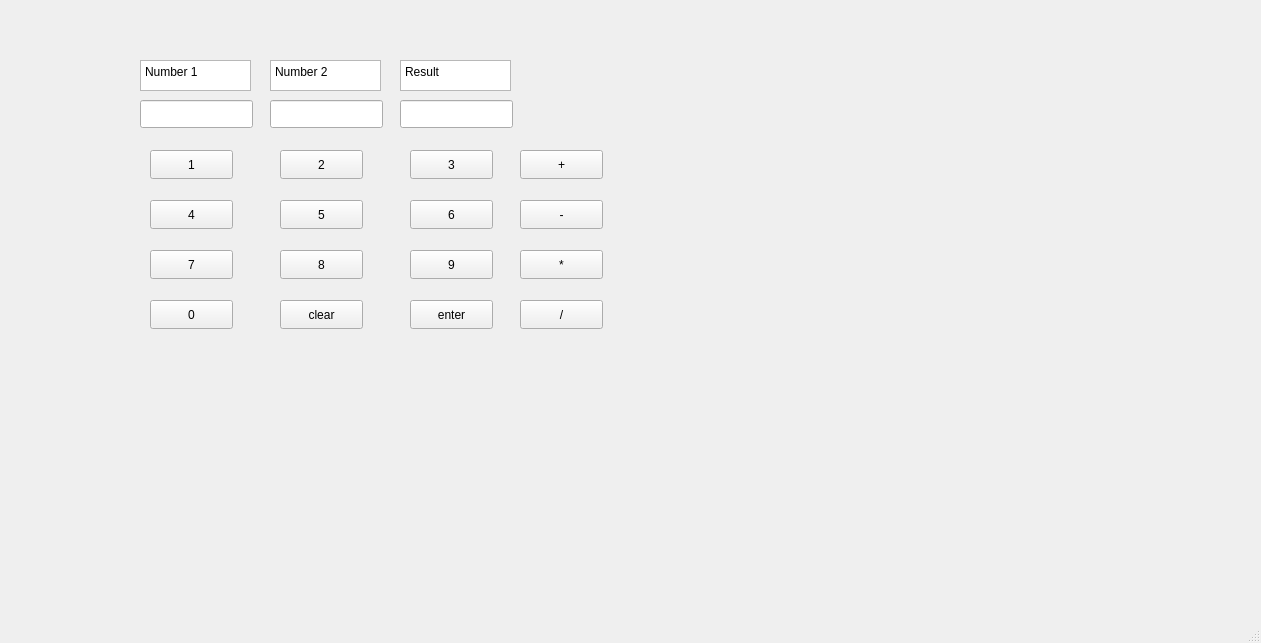
<?xml version="1.0" encoding="UTF-8"?>
<ui version="4.0">
 <class>MainWindow</class>
 <widget class="QMainWindow" name="MainWindow">
  <property name="geometry">
   <rect>
    <x>0</x>
    <y>0</y>
    <width>1261</width>
    <height>643</height>
   </rect>
  </property>
  <property name="windowTitle">
   <string>MainWindow</string>
  </property>
  <widget class="QWidget" name="centralwidget">
   <widget class="QLineEdit" name="num1">
    <property name="geometry">
     <rect>
      <x>140</x>
      <y>100</y>
      <width>113</width>
      <height>28</height>
     </rect>
    </property>
   </widget>
   <widget class="QLineEdit" name="num2">
    <property name="geometry">
     <rect>
      <x>270</x>
      <y>100</y>
      <width>113</width>
      <height>28</height>
     </rect>
    </property>
   </widget>
   <widget class="QLineEdit" name="result">
    <property name="geometry">
     <rect>
      <x>400</x>
      <y>100</y>
      <width>113</width>
      <height>28</height>
     </rect>
    </property>
   </widget>
   <widget class="QPushButton" name="N1">
    <property name="geometry">
     <rect>
      <x>150</x>
      <y>150</y>
      <width>83</width>
      <height>29</height>
     </rect>
    </property>
    <property name="text">
     <string>1</string>
    </property>
   </widget>
   <widget class="QPushButton" name="N2">
    <property name="geometry">
     <rect>
      <x>280</x>
      <y>150</y>
      <width>83</width>
      <height>29</height>
     </rect>
    </property>
    <property name="text">
     <string>2</string>
    </property>
   </widget>
   <widget class="QPushButton" name="N3">
    <property name="geometry">
     <rect>
      <x>410</x>
      <y>150</y>
      <width>83</width>
      <height>29</height>
     </rect>
    </property>
    <property name="text">
     <string>3</string>
    </property>
   </widget>
   <widget class="QPushButton" name="N4">
    <property name="geometry">
     <rect>
      <x>150</x>
      <y>200</y>
      <width>83</width>
      <height>29</height>
     </rect>
    </property>
    <property name="text">
     <string>4</string>
    </property>
   </widget>
   <widget class="QPushButton" name="N5">
    <property name="geometry">
     <rect>
      <x>280</x>
      <y>200</y>
      <width>83</width>
      <height>29</height>
     </rect>
    </property>
    <property name="text">
     <string>5</string>
    </property>
   </widget>
   <widget class="QPushButton" name="N6">
    <property name="geometry">
     <rect>
      <x>410</x>
      <y>200</y>
      <width>83</width>
      <height>29</height>
     </rect>
    </property>
    <property name="text">
     <string>6</string>
    </property>
   </widget>
   <widget class="QPushButton" name="N7">
    <property name="geometry">
     <rect>
      <x>150</x>
      <y>250</y>
      <width>83</width>
      <height>29</height>
     </rect>
    </property>
    <property name="text">
     <string>7</string>
    </property>
   </widget>
   <widget class="QPushButton" name="N8">
    <property name="geometry">
     <rect>
      <x>280</x>
      <y>250</y>
      <width>83</width>
      <height>29</height>
     </rect>
    </property>
    <property name="text">
     <string>8</string>
    </property>
   </widget>
   <widget class="QPushButton" name="N9">
    <property name="geometry">
     <rect>
      <x>410</x>
      <y>250</y>
      <width>83</width>
      <height>29</height>
     </rect>
    </property>
    <property name="text">
     <string>9</string>
    </property>
   </widget>
   <widget class="QPushButton" name="N0">
    <property name="geometry">
     <rect>
      <x>150</x>
      <y>300</y>
      <width>83</width>
      <height>29</height>
     </rect>
    </property>
    <property name="text">
     <string>0</string>
    </property>
   </widget>
   <widget class="QPushButton" name="Nclear">
    <property name="geometry">
     <rect>
      <x>280</x>
      <y>300</y>
      <width>83</width>
      <height>29</height>
     </rect>
    </property>
    <property name="text">
     <string>clear</string>
    </property>
   </widget>
   <widget class="QPushButton" name="Nenter">
    <property name="geometry">
     <rect>
      <x>410</x>
      <y>300</y>
      <width>83</width>
      <height>29</height>
     </rect>
    </property>
    <property name="text">
     <string>enter</string>
    </property>
   </widget>
   <widget class="QPushButton" name="add0">
    <property name="geometry">
     <rect>
      <x>520</x>
      <y>150</y>
      <width>83</width>
      <height>29</height>
     </rect>
    </property>
    <property name="text">
     <string>+</string>
    </property>
   </widget>
   <widget class="QPushButton" name="sub1">
    <property name="geometry">
     <rect>
      <x>520</x>
      <y>200</y>
      <width>83</width>
      <height>29</height>
     </rect>
    </property>
    <property name="text">
     <string>-</string>
    </property>
   </widget>
   <widget class="QPushButton" name="mul2">
    <property name="geometry">
     <rect>
      <x>520</x>
      <y>250</y>
      <width>83</width>
      <height>29</height>
     </rect>
    </property>
    <property name="text">
     <string>*</string>
    </property>
   </widget>
   <widget class="QPushButton" name="div3">
    <property name="geometry">
     <rect>
      <x>520</x>
      <y>300</y>
      <width>83</width>
      <height>29</height>
     </rect>
    </property>
    <property name="text">
     <string>/</string>
    </property>
   </widget>
   <widget class="QTextEdit" name="textEdit_1">
    <property name="geometry">
     <rect>
      <x>140</x>
      <y>60</y>
      <width>111</width>
      <height>31</height>
     </rect>
    </property>
    <property name="html">
     <string>&lt;!DOCTYPE HTML PUBLIC &quot;-//W3C//DTD HTML 4.0//EN&quot; &quot;http://www.w3.org/TR/REC-html40/strict.dtd&quot;&gt;
&lt;html&gt;&lt;head&gt;&lt;meta name=&quot;qrichtext&quot; content=&quot;1&quot; /&gt;&lt;meta charset=&quot;utf-8&quot; /&gt;&lt;style type=&quot;text/css&quot;&gt;
p, li { white-space: pre-wrap; }
hr { height: 1px; border-width: 0; }
li.unchecked::marker { content: &quot;\2610&quot;; }
li.checked::marker { content: &quot;\2612&quot;; }
&lt;/style&gt;&lt;/head&gt;&lt;body style=&quot; font-family:'Segoe UI'; font-size:9pt; font-weight:400; font-style:normal;&quot;&gt;
&lt;p style=&quot; margin-top:0px; margin-bottom:0px; margin-left:0px; margin-right:0px; -qt-block-indent:0; text-indent:0px;&quot;&gt;Number 1&lt;/p&gt;&lt;/body&gt;&lt;/html&gt;</string>
    </property>
   </widget>
   <widget class="QTextEdit" name="textEdit_2">
    <property name="geometry">
     <rect>
      <x>270</x>
      <y>60</y>
      <width>111</width>
      <height>31</height>
     </rect>
    </property>
    <property name="html">
     <string>&lt;!DOCTYPE HTML PUBLIC &quot;-//W3C//DTD HTML 4.0//EN&quot; &quot;http://www.w3.org/TR/REC-html40/strict.dtd&quot;&gt;
&lt;html&gt;&lt;head&gt;&lt;meta name=&quot;qrichtext&quot; content=&quot;1&quot; /&gt;&lt;meta charset=&quot;utf-8&quot; /&gt;&lt;style type=&quot;text/css&quot;&gt;
p, li { white-space: pre-wrap; }
hr { height: 1px; border-width: 0; }
li.unchecked::marker { content: &quot;\2610&quot;; }
li.checked::marker { content: &quot;\2612&quot;; }
&lt;/style&gt;&lt;/head&gt;&lt;body style=&quot; font-family:'Segoe UI'; font-size:9pt; font-weight:400; font-style:normal;&quot;&gt;
&lt;p style=&quot; margin-top:0px; margin-bottom:0px; margin-left:0px; margin-right:0px; -qt-block-indent:0; text-indent:0px;&quot;&gt;Number 2&lt;/p&gt;&lt;/body&gt;&lt;/html&gt;</string>
    </property>
   </widget>
   <widget class="QTextEdit" name="textEdit_3">
    <property name="geometry">
     <rect>
      <x>400</x>
      <y>60</y>
      <width>111</width>
      <height>31</height>
     </rect>
    </property>
    <property name="html">
     <string>&lt;!DOCTYPE HTML PUBLIC &quot;-//W3C//DTD HTML 4.0//EN&quot; &quot;http://www.w3.org/TR/REC-html40/strict.dtd&quot;&gt;
&lt;html&gt;&lt;head&gt;&lt;meta name=&quot;qrichtext&quot; content=&quot;1&quot; /&gt;&lt;meta charset=&quot;utf-8&quot; /&gt;&lt;style type=&quot;text/css&quot;&gt;
p, li { white-space: pre-wrap; }
hr { height: 1px; border-width: 0; }
li.unchecked::marker { content: &quot;\2610&quot;; }
li.checked::marker { content: &quot;\2612&quot;; }
&lt;/style&gt;&lt;/head&gt;&lt;body style=&quot; font-family:'Segoe UI'; font-size:9pt; font-weight:400; font-style:normal;&quot;&gt;
&lt;p style=&quot; margin-top:0px; margin-bottom:0px; margin-left:0px; margin-right:0px; -qt-block-indent:0; text-indent:0px;&quot;&gt;Result&lt;/p&gt;&lt;/body&gt;&lt;/html&gt;</string>
    </property>
   </widget>
  </widget>
  <widget class="QMenuBar" name="menubar">
   <property name="geometry">
    <rect>
     <x>0</x>
     <y>0</y>
     <width>1261</width>
     <height>25</height>
    </rect>
   </property>
  </widget>
  <widget class="QStatusBar" name="statusbar"/>
 </widget>
 <resources/>
 <connections/>
</ui>
